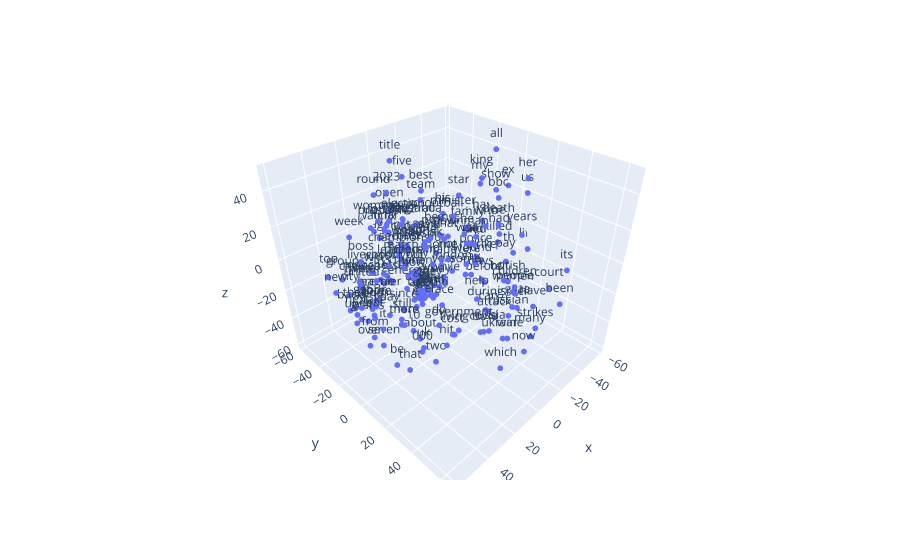

Write notebook code for a chart like this one.
### Code cell
# Graficar los embedddings en 3D

bbc_vecs, bbc_labels = reduce_dimensions(bbc_w2v_model,3)

fig = px.scatter_3d(x=bbc_vecs[:MAX_WORDS,0], y=bbc_vecs[:MAX_WORDS,1], z=bbc_vecs[:MAX_WORDS,2],text=bbc_labels[:MAX_WORDS])
fig.update_traces(marker_size = 2)
# fig.show(renderer="colab") # esto para plotly en colab
fig.show()

### Figure 1 — Plotly figure (JSON) as saved in the notebook; plotly's stock layout.template omitted (floating-point values rounded to 4 significant figures; data arrays with more than 128 entries replaced by an {"elided": "..."} marker saying what was removed)
{"data": [{"hovertemplate": "x=%{x}<br>y=%{y}<br>z=%{z}<br>text=%{text}<extra></extra>", "legendgroup": "", "marker": {"color": "#636efa", "size": 2, "symbol": "circle"}, "mode": "markers+text", "name": "", "scene": "scene", "showlegend": false, "text": {"elided": "200 str values"}, "type": "scatter3d", "x": {"elided": "200 float values"}, "y": {"elided": "200 float values"}, "z": {"elided": "200 float values"}}], "layout": {"legend": {"tracegroupgap": 0}, "margin": {"t": 60}, "scene": {"domain": {"x": [0, 1], "y": [0, 1]}, "xaxis": {"title": {"text": "x"}}, "yaxis": {"title": {"text": "y"}}, "zaxis": {"title": {"text": "z"}}}}}
